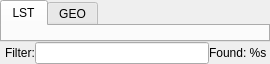
<?xml version="1.0" encoding="UTF-8"?>
<ui version="4.0">
 <class>Shapefile</class>
 <widget class="QWidget" name="Shapefile">
  <property name="geometry">
   <rect>
    <x>0</x>
    <y>0</y>
    <width>270</width>
    <height>64</height>
   </rect>
  </property>
  <property name="windowTitle">
   <string>Shapefile</string>
  </property>
  <property name="windowIcon">
   <iconset resource="Resources.qrc">
    <normaloff>:/res/res/shapefile.svg</normaloff>:/res/res/shapefile.svg</iconset>
  </property>
  <layout class="QVBoxLayout" name="verticalLayout">
   <property name="spacing">
    <number>0</number>
   </property>
   <property name="leftMargin">
    <number>0</number>
   </property>
   <property name="topMargin">
    <number>0</number>
   </property>
   <property name="rightMargin">
    <number>0</number>
   </property>
   <property name="bottomMargin">
    <number>0</number>
   </property>
   <item>
    <widget class="QTabWidget" name="tabWidget">
     <property name="currentIndex">
      <number>0</number>
     </property>
     <widget class="QWidget" name="tabLst">
      <attribute name="title">
       <string>LST</string>
      </attribute>
      <layout class="QVBoxLayout" name="verticalLayout_2">
       <property name="spacing">
        <number>0</number>
       </property>
       <property name="leftMargin">
        <number>0</number>
       </property>
       <property name="topMargin">
        <number>0</number>
       </property>
       <property name="rightMargin">
        <number>0</number>
       </property>
       <property name="bottomMargin">
        <number>0</number>
       </property>
      </layout>
     </widget>
     <widget class="QWidget" name="tabGeo">
      <attribute name="title">
       <string>GEO</string>
      </attribute>
      <layout class="QVBoxLayout" name="verticalLayout_3">
       <property name="spacing">
        <number>0</number>
       </property>
       <property name="leftMargin">
        <number>0</number>
       </property>
       <property name="topMargin">
        <number>0</number>
       </property>
       <property name="rightMargin">
        <number>0</number>
       </property>
       <property name="bottomMargin">
        <number>0</number>
       </property>
      </layout>
     </widget>
    </widget>
   </item>
   <item>
    <layout class="QGridLayout" name="gridLayout">
     <property name="leftMargin">
      <number>5</number>
     </property>
     <property name="topMargin">
      <number>0</number>
     </property>
     <property name="rightMargin">
      <number>0</number>
     </property>
     <property name="bottomMargin">
      <number>0</number>
     </property>
     <item row="0" column="0">
      <widget class="QLabel" name="filterLabel">
       <property name="text">
        <string>Filter:</string>
       </property>
      </widget>
     </item>
     <item row="0" column="1">
      <widget class="QLineEdit" name="filterEdit"/>
     </item>
     <item row="0" column="2">
      <widget class="QLabel" name="countLabel">
       <property name="text">
        <string>Found: %s </string>
       </property>
       <property name="margin">
        <number>3</number>
       </property>
      </widget>
     </item>
    </layout>
   </item>
  </layout>
 </widget>
 <resources>
  <include location="Resources.qrc"/>
 </resources>
 <connections/>
</ui>
